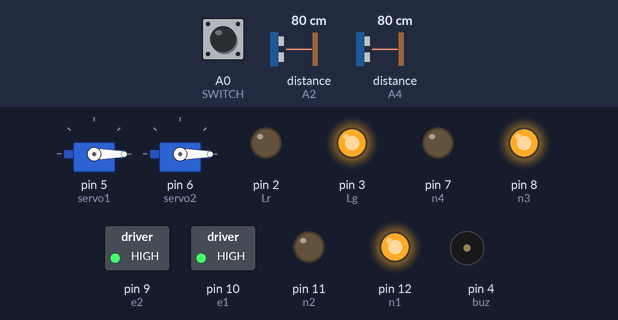
A sketch run on a simulated Arduino Uno, built with avr-gcc and run on an emulated ATmega328P. On the bench: 2 × servo, switched loads named in the sketch (green lamp = pin HIGH), output pins drawn as LEDs (lit = HIGH), buzzer (waves = sounding, pin HIGH). Wiring (inferred from the names in the program): 2 × ultrasonic range finder: trigger A1, echo A2 / trigger A3, echo A4. The test bench sets the inputs (shaded band); at power-on: distance to the obstacle (sensors on A2, A4) 80 cm, A0 (SWITCH) LOW. The echo pulse lasts 58.3 µs per cm; pins used as bus, display or sensor lines are not drawn.

Above: at 1.2 s.
1.3 s: distance to the obstacle (sensor on A2) set to 22 cm
2.8 s: distance to the obstacle (sensor on A2) set to 19 cm
At 3.9 s:
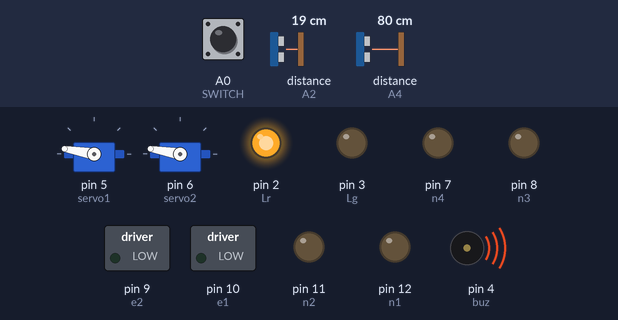
4.3 s: distance to the obstacle (sensor on A2) set to 35 cm
At 5.1 s:
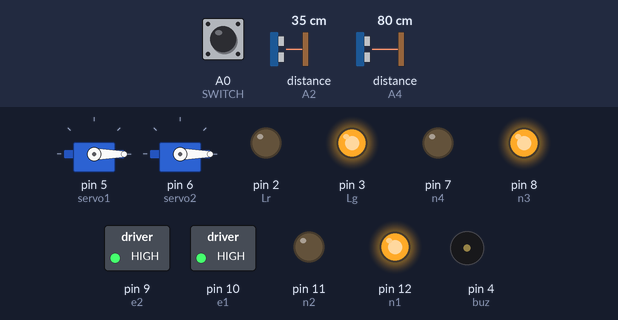
5.8 s: distance to the obstacle (sensor on A2) set to 2 cm
At 7.2 s:
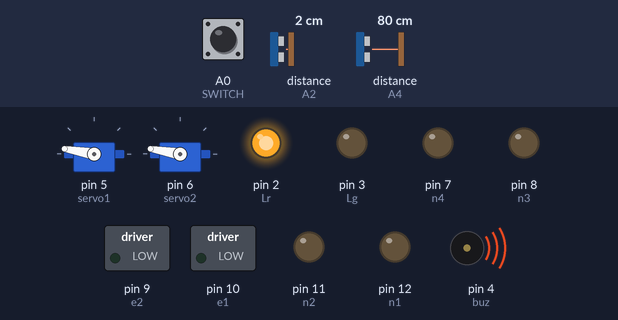
Timing chart, 0 to 8.3 s (numbered marks = the images above; inputs shaded):
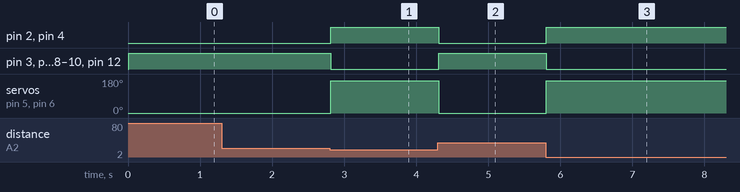

Measured:
- the behaviour switches between 21 and 20 cm on distance to the obstacle (sensor on A2) (found by bisection; images 0 and 1)
- after the input at 1.3 s, every drawn part: stays the same
- after the input at 2.8 s, pin 2 (Lr), pin 4 (buz): LOW → HIGH at once; pin 3 (Lg), pin 8 (n3), pin 9 (e2), pin 10 (e1), pin 12 (n1): HIGH → LOW at once; servo on pin 5 (servo1), servo on pin 6 (servo2): 0° → 170° at once
- after the input at 4.3 s, pin 2 (Lr), pin 4 (buz): HIGH → LOW at once; pin 3 (Lg), pin 8 (n3), pin 9 (e2), pin 10 (e1), pin 12 (n1): LOW → HIGH at once; servo on pin 5 (servo1), servo on pin 6 (servo2): 170° → 0° at once
- after the input at 5.8 s, pin 2 (Lr), pin 4 (buz): LOW → HIGH at once; pin 3 (Lg), pin 8 (n3), pin 9 (e2), pin 10 (e1), pin 12 (n1): HIGH → LOW at once; servo on pin 5 (servo1), servo on pin 6 (servo2): 0° → 170° at once

The sketch:

main.ino
```cpp
#include <Servo.h>
int state = 0; // variable
Servo myservo1;
Servo myservo2;
int n4=7,n3=8,e2=9,n2=11,e1=10,n1=12,servo1=5,servo2=6,buz=4,sonar1_tx=A1,sonar1_rx=A2,sonar2_tx=A3,sonar2_rx=A4,SWITCH=A0,Lr=2,Lg=3;    //ardionuo connection
#define TUNE_HI digitalWrite(buz,HIGH)
#define TUNE_LOW digitalWrite(buz,LOW)
#define light_red_HI digitalWrite(Lr,HIGH)
#define light_red_LOW digitalWrite(Lr,LOW)
#define light_green_HI digitalWrite(Lg,HIGH)
#define light_green_LOW digitalWrite(Lg,LOW)
void setup() {
  Serial.begin(9600);
  pinMode(n1,OUTPUT);
  pinMode(n2,OUTPUT);
  pinMode(n3,OUTPUT);
  pinMode(n4,OUTPUT);
  pinMode(e1,OUTPUT);
  pinMode(e2,OUTPUT);
  pinMode(buz,OUTPUT);
  pinMode(sonar1_tx,OUTPUT);
  pinMode(sonar1_rx,INPUT);
  pinMode(sonar2_tx,OUTPUT);
  pinMode(sonar2_rx,INPUT);
  pinMode(SWITCH,INPUT);
  pinMode(Lr,OUTPUT);
  pinMode(Lg,OUTPUT);
  myservo1.attach(servo1);
  myservo2.attach(servo2);
  myservo1.write(0); //BREAK OUT BY RIGHT MOTOR
  myservo2.write(0); //BREAK OUT BY LEFT MOTOR

}

void loop()
{
  if(digitalRead(SWITCH)==HIGH)
  {
    mobile_control();
  }
  else
  {
   oto_break();
  }
}
/////////////////////////////////////////
void mobile_control()
{

  if(Serial.available()>0)
    {
    state = Serial.read();
    }


  if(state == '1')
  {
    float diss1=sonar_read1();
    float diss2=sonar_read2();
    if(diss1<20.00 || diss2<20.00)
    {
       light_red_HI;
       bot(0,0);
       TUNE_HI;
       break_in();
       light_green_LOW;
    }
    else{
      bot(255,255);// straight forward
      light_green_HI;
      light_red_LOW;
    }
  }
  else if(state == '2')
  {
    myservo1.write(0); //BREAK OUT BY RIGHT MOTOR
    myservo2.write(0); //BREAK OUT BY LEFT MOTOR
    bot(-255,-255);// straight backward
    TUNE_HI;
    light_green_LOW;
    light_red_HI;
  }
  else if(state == '3')
  {
    bot(-255,255);// left turn;
    TUNE_HI;
    light_green_HI;
    light_red_HI;
  }
  else if(state == '4')
  {
    bot(255,-255);// right turn
    TUNE_HI;
    light_green_HI;
    light_red_HI;
  }
  else if(state == '5')
  {
    TUNE_HI;
  }
  else if(state == '0')
  {
    bot(0,0);
    TUNE_LOW;
    light_green_LOW;
    light_red_LOW;
  }


}

///////////////////////////////////////////
void oto_break()
{
float diss1=sonar_read1();
float diss2=sonar_read2();
if(diss1<20.00 || diss2<20.00)
{
   bot(0,0);
   TUNE_HI;
   break_in();
   light_green_LOW;
   light_red_HI;
}
else
{
   bot(255,255);
   break_out();
   TUNE_LOW;
   light_green_HI;
   light_red_LOW;
}

}
void break_in()
{
 myservo1.write(170); //BREAK IN BY RIGHT MOTOR
 myservo2.write(170); //BREAK IN BY LEFT MOTOR

}
////////////////////////////////////////////
void break_out()
{
 myservo1.write(0); //BREAK OUT BY RIGHT MOTOR
 myservo2.write(0); //BREAK OUT BY LEFT MOTOR

}
///////////////////////////////////////////////
void bot(int left, int right)// left motor value// right motor value
{
  if(left==0)
  {
    left_motor(0,left);
  }
  else if(left>0)
  {
    left_motor(1,left);
  }
  else
  {
    left_motor(2,-left);
  }
  /////////////////////////////////////
  if(right==0)
  {
    right_motor(0,right);
  }
  else if(right>0)
  {
    right_motor(1,right);
  }
  else
  {
    right_motor(2,-right);
  }

}
//////////////////////////////////////////////////////////////////
void left_motor(int dir, int spd)// sub function for left motor operation
{
  if(dir==1)// for forward
  {
    digitalWrite(n1,HIGH);
    digitalWrite(n2,LOW);
  }
  else if(dir==2)// for reverse
  {
    digitalWrite(n2,HIGH);
    digitalWrite(n1,LOW);
  }
  else// FOR STOP
  {
    digitalWrite(n2,LOW);
    digitalWrite(n1,LOW);
  }
  analogWrite(e1,spd);
}

void right_motor(int dir, int spd)// function for right motor operation
{
  if(dir==1)//for forward
  {
    digitalWrite(n3,HIGH);
    digitalWrite(n4,LOW);
  }
  else if(dir==2)// for reverse
  {
    digitalWrite(n4,HIGH);
    digitalWrite(n3,LOW);
  }
  else
  {
    digitalWrite(n3,LOW);
    digitalWrite(n4,LOW);
  }
  analogWrite(e2,spd);
}
////////////////////////////////////
float sonar_read1()
{
  digitalWrite(sonar1_tx, LOW);
  delayMicroseconds(5 );
  digitalWrite(sonar1_tx, HIGH);
  delayMicroseconds(10);
  digitalWrite(sonar1_tx, LOW);
  float duration = pulseIn(sonar1_rx, HIGH);
  float Dis = (duration/2) / 29.1;
  return Dis;
}
////////////////////////////////////
float sonar_read2()
{
  digitalWrite(sonar2_tx, LOW);
  delayMicroseconds(5 );
  digitalWrite(sonar2_tx, HIGH);
  delayMicroseconds(10);
  digitalWrite(sonar2_tx, LOW);
  float duration = pulseIn(sonar2_rx, HIGH);
  float Dis = (duration/2) / 29.1;
  return Dis;
}
```
